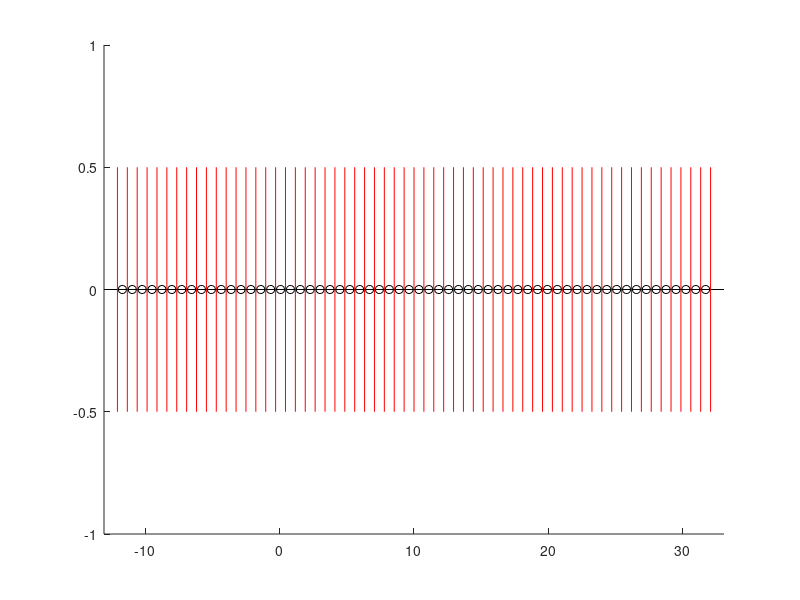
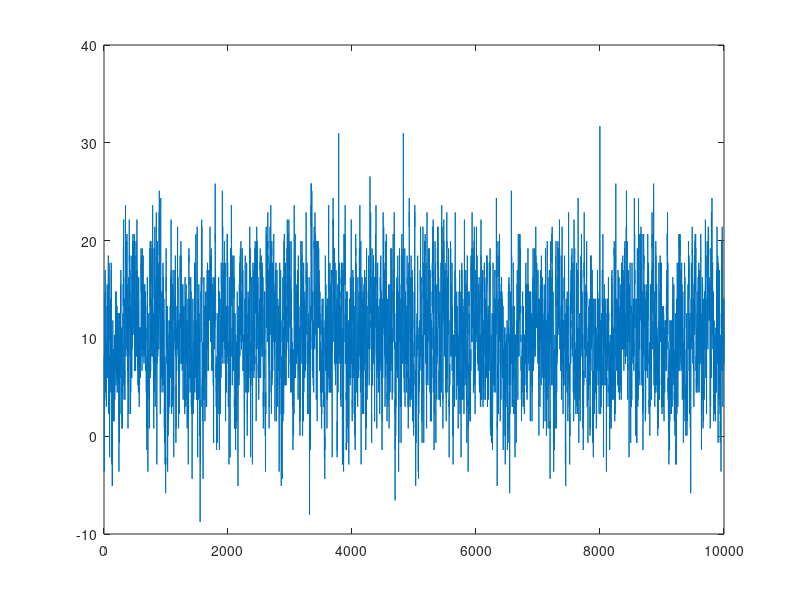

Here is the MATLAB script that generated these plots, in order:
% Illustration how to discretize an AR(1)
% x_t = b + a x_{t-1} + eps_t
% eps_t N(0,sigeps^2)
close all, clc, clear all

% determine the boundaries of the domain
alpha   = 0.00001;
mu      = 0;
sigma   = 1;
k_alpha = norminv(1-alpha/2,mu,sigma)
a       = 0.8;
b       = 2;
sigeps  = 3;
stdy    = sigeps/sqrt(1-a^2);
yL      = k_alpha*stdy;

xm      = b/(1-a);

N=60;
Bk=linspace(-yL,yL,N+1) % grid of boundaries
Bk=xm+Bk;
Bkub=Bk; % will be grid with boundaries but where extremes are +/- infty
Bkub(1)=-Inf
Bkub(end)=Inf
xj    = (Bk(2:N+1)+Bk(1:N))/2;

% trace a little plot to show that everything is nice and cool
hold on
plot([Bk(1)-1,Bk(end)+1],[0,0],'-k')
for j=1:N+1
    plot([Bk(j);Bk(j)],[-0.5;0.5],'-r')
end
for j=1:N
    plot(xj(j),0,'ok')
end
axis([Bk(1)-1,Bk(end)+1,-1,1])
hold off

P=zeros(N,N); % matrix of transition probabilities
for i=1:N
    P(i,:)=normcdf( (Bkub(2:N+1) - b - a*xj(i))./sigeps,0,1)- ...
           normcdf( (Bkub(1:N)   - b - a*xj(i))./sigeps,0,1);
end

% now hunt steady state distribution
AM=P'-eye(N);
AM(end,:)=ones(1,N);
bv=zeros(N,1);
bv(end)=1;
s= AM\bv % same as inv(AM)*bv


% and verify again
figure()
hold on
plot(xj,s,'ok')
I=normpdf(xj,b/(1-a),stdy);
plot(xj,I/sum(I),'+m')
hold off

% simulate from this transition probability
% initialize random number generators to something truly normal
randn('state',sum(100*clock))
rand('twister',sum(100*clock))

NSim  = 10000;
xtsim = zeros(NSim,1);
stsim = zeros(NSim,1); % keeps track of state in which one is
Pc    = cumsum(P,2); % sums the various columns of trans prob
idx   = round(N/2); % current state, just any state
for SimCtr=1:NSim
    u=rand(1,1);
    for j=1:N % find the position of the next state
        if Pc(idx,j)>u
            idx=j;
            break
        end
    end
    stsim(SimCtr,1) = idx;
    xtsim(SimCtr,1) = xj(idx);
end

plot(xtsim)
m=mean(xtsim);
s=std(xtsim);

fprintf('Mean, theoretical and empirical %12.6f %12.6f\n',b/(1-a),m)
fprintf('Std , theoretical and empirical %12.6f %12.6f\n',stdy,s)


